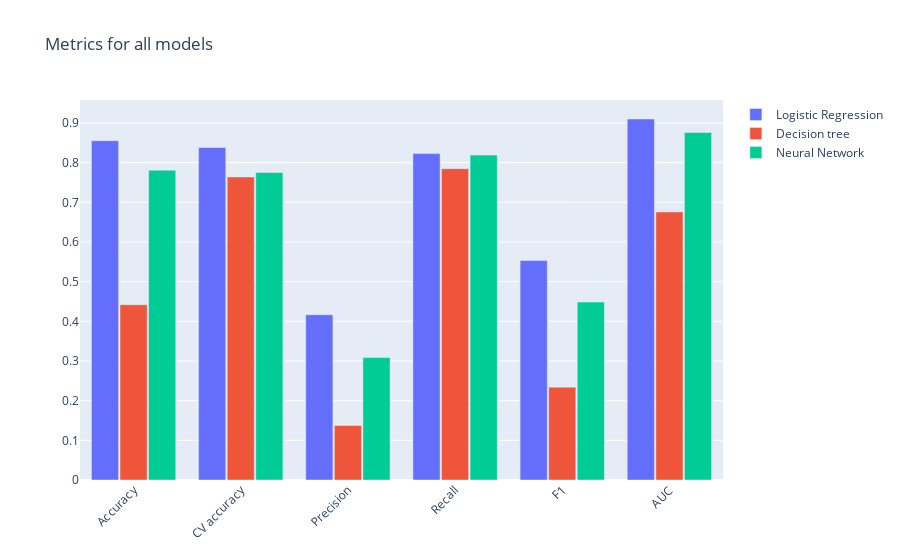

The cell this chart's notebook holds for it:
### Markdown cell above
## Results

### Code cell
metrics = ['Accuracy', 'CV accuracy', 'Precision', 'Recall', 'F1', 'AUC']

# Plot metrics.
fig = go.Figure(data=[
    go.Bar(name='Logistic Regression', x=metrics,
           y=[logreg.score(X_test, y_test), cv_logreg, precision_score(y_test, log_pred), recall_score(y_test, log_pred), f1_score(y_test, log_pred), auc_logreg]),
    go.Bar(name='Decision tree', x=metrics,
           y=[tr.score(X_test, y_test), cv_tr, precision_score(y_test, tr_pred), recall_score(y_test, tr_pred), f1_score(y_test, tr_pred), auc_tr]),
    go.Bar(name='Neural Network', x=metrics,
           y=[mlp.score(X_test, y_test), cv_mlp, precision_score(y_test, mlp_pred), recall_score(y_test, mlp_pred), f1_score(y_test, mlp_pred), auc_mlp]),
])

fig.update_layout(title_text='Metrics for all models',
                  barmode='group', xaxis_tickangle=-45, bargroupgap=0.05)
fig.show()

### Figure 1 — Plotly figure (JSON) as saved in the notebook; plotly's stock layout.template omitted (floating-point values rounded to 4 significant figures)
{"data": [{"name": "Logistic Regression", "type": "bar", "x": ["Accuracy", "CV accuracy", "Precision", "Recall", "F1", "AUC"], "y": [0.8555, 0.8381, 0.4167, 0.8228, 0.5532, 0.91]}, {"name": "Decision tree", "type": "bar", "x": ["Accuracy", "CV accuracy", "Precision", "Recall", "F1", "AUC"], "y": [0.4418, 0.7639, 0.1376, 0.7848, 0.2341, 0.6757]}, {"name": "Neural Network", "type": "bar", "x": ["Accuracy", "CV accuracy", "Precision", "Recall", "F1", "AUC"], "y": [0.781, 0.7754, 0.3088, 0.8191, 0.4485, 0.8762]}], "layout": {"bargroupgap": 0.05, "barmode": "group", "title": {"text": "Metrics for all models"}, "xaxis": {"tickangle": -45}}}
